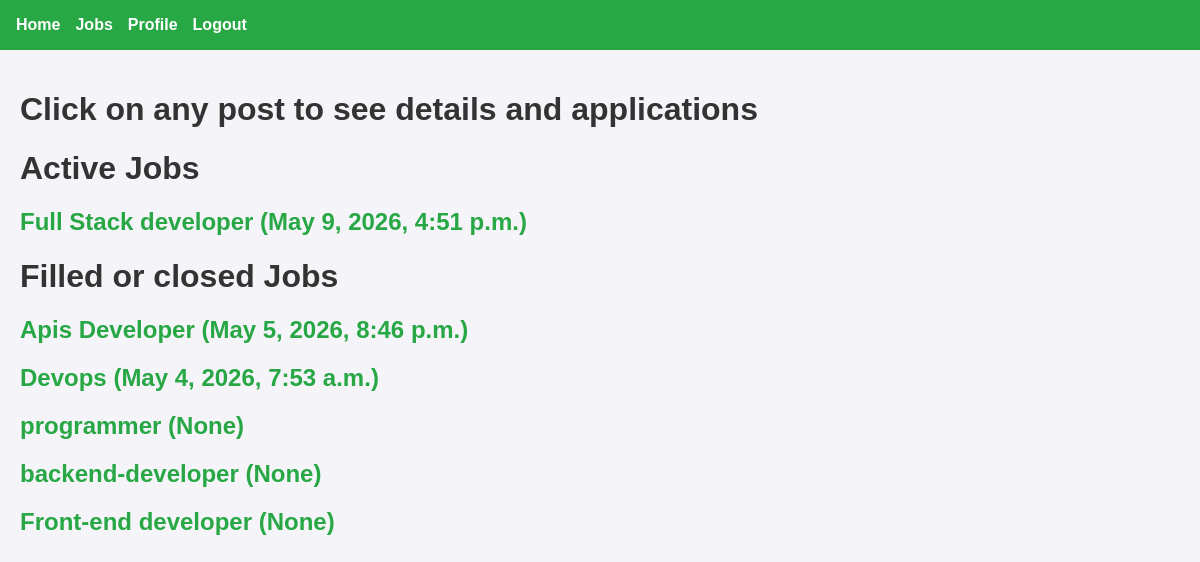
Page /all_jobs_created (signed in) on the committed database.
### recruiter/models.py (models this page shows, shortened)
class TimeStampedModel(models.Model):
    created_at = models.DateTimeField(auto_now_add=True, db_index=True)
    updated_at = models.DateTimeField(auto_now=True)
    class Meta:
        abstract = True

class Post(TimeStampedModel):
    POST_TYPE_CHOICES = [
        ('job', 'Job Position'),
        ('project', 'Project'),
    ]
    STATUS_CHOICES = [
        ('draft', 'Draft'),
        ('published', 'Published'),
        ('closed', 'Closed'),
        ('filled', 'Filled/Completed'),
        ('cancelled', 'Cancelled'),
    ]
    post_type = models.CharField(
        max_length=20,
        choices=POST_TYPE_CHOICES,
        db_index=True
    )
    title = models.CharField(
        max_length=250,
        help_text="Title of the job or project"
    )
    description = models.TextField(
        help_text="Detailed description"
    )
    company = models.ForeignKey(
        Company,
        on_delete=models.CASCADE,
        related_name="posts"
    )
    salary = models.DecimalField(
        max_digits=10,
        decimal_places=2,
        null=True,
        blank=True,
        validators=[MinValueValidator(0)],
        help_text="Annual salary for jobs"
    )
    budget = models.DecimalField(
        max_digits=12,
        decimal_places=2,
        null=True,
        blank=True,
        validators=[MinValueValidator(0)],
        help_text="Total budget for projects"
    )
    status = models.CharField(
        max_length=20,
        choices=STATUS_CHOICES,
        default='draft',
        db_index=True
    )
    is_active = models.BooleanField(default=True, db_index=True)
    is_featured = models.BooleanField(default=False)
    published_at = models.DateTimeField(null=True, blank=True)
    closed_at = models.DateTimeField(null=True, blank=True)
    skills_required = models.ManyToManyField(
        Skill,
        related_name="posts",
        blank=True
    )
    created_by = models.ForeignKey(
        CustomUser,
        on_delete=models.CASCADE,
        related_name="created_posts"
    )
    slug = models.SlugField(blank=True, null=True)
    class Meta:
        ordering = ['-created_at']
        indexes = [
            models.Index(fields=['post_type', 'status', 'is_active']),
            models.Index(fields=['company', 'status']),
            models.Index(fields=['is_featured', 'is_active']),
        ]

### recruiter/views.py (the view)
# urls.py: path("all_jobs_created", views.view_all_jobs_created, name="all_jobs_created"),
@login_required(login_url='login')
def view_all_jobs_created(request):
    if not is_representative(request.user):
        messages.error(request, "You are not allowed to access this page!")
        return redirect("/")
    profile = getattr(request.user, 'representative_profile', None)
    if not profile:
        messages.error(request, "You have to create profile first!")
        return redirect("representative_profile")
    jobs = Post.objects.filter(post_type = 'job' , created_by = request.user, status__in = ['filled', 'published']).order_by('-created_at')
    return render(request, 'recruiter/all_jobs_created.html', {'jobs':jobs})

### recruiter/views.py (called while the page is built)
def is_representative(user):
    return user.user_type == 'representative'

### recruiter/templates/recruiter/all_jobs_created.html (shortened to what this page needs)
{% extends "recruiter/base.html" %}
{% block content %}
    <h1>Click on any post to see details and applications</h1>
    <h1>Active Jobs</h1>
    {% for job in jobs %}
        {% if job.is_active %}
            <h2><a href="{% url 'applications_for_job' job.id %}">{{ job.title }} ({{ job.published_at }})</a></h2>
        {% endif %}
    {% endfor %}
    <h1>Filled or closed Jobs</h1>
    {% for job in jobs %}
        {% if not job.is_active %}
            <h2><a href="{% url 'applications_for_job' job.id %}">{{ job.title }} ({{ job.published_at }})</a></h2>
        {% endif %}
    {% endfor %}
{% endblock %}

### recruiter/templates/recruiter/base.html (style rules this page uses)
body { font-family: Arial, sans-serif; margin: 0; padding: 0; background-color: #f4f4f9; color: #333; }
a { color: #28a745; text-decoration: none; }

### rows in the picture
Post: title "Full Stack developer", published_at "May 9, 2026, 4:51 p.m."
Post: title "Apis Developer", published_at "May 5, 2026, 8:46 p.m."
Post: title "Devops", published_at "May 4, 2026, 7:53 a.m."
Post: title "programmer", published_at "None"
Post: title "backend-developer", published_at "None"
Post: title "Front-end developer", published_at "None"
